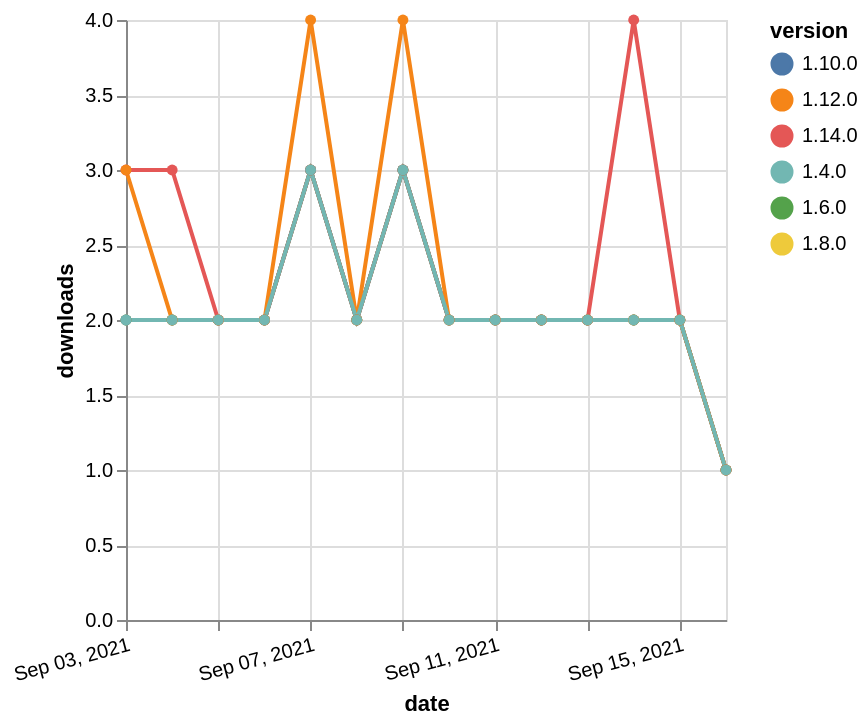

Describe this chart as a Vega-Lite specification.
### Vega-Lite specification from a JSON file in a GitHub repository (floating-point values rounded to 4 significant figures)
{"$schema": "https://vega.github.io/schema/vega-lite/v5.json", "description": "A simple bar chart with embedded data.", "data": {"values": [{"date": "2021-09-03", "total": 1651, "delta": 2, "version": "1.6.0"}, {"date": "2021-09-04", "total": 1653, "delta": 2, "version": "1.6.0"}, {"date": "2021-09-05", "total": 1655, "delta": 2, "version": "1.6.0"}, {"date": "2021-09-06", "total": 1657, "delta": 2, "version": "1.6.0"}, {"date": "2021-09-07", "total": 1660, "delta": 3, "version": "1.6.0"}, {"date": "2021-09-08", "total": 1662, "delta": 2, "version": "1.6.0"}, {"date": "2021-09-09", "total": 1665, "delta": 3, "version": "1.6.0"}, {"date": "2021-09-10", "total": 1667, "delta": 2, "version": "1.6.0"}, {"date": "2021-09-11", "total": 1669, "delta": 2, "version": "1.6.0"}, {"date": "2021-09-12", "total": 1671, "delta": 2, "version": "1.6.0"}, {"date": "2021-09-13", "total": 1673, "delta": 2, "version": "1.6.0"}, {"date": "2021-09-14", "total": 1675, "delta": 2, "version": "1.6.0"}, {"date": "2021-09-15", "total": 1677, "delta": 2, "version": "1.6.0"}, {"date": "2021-09-16", "total": 1678, "delta": 1, "version": "1.6.0"}, {"date": "2021-09-03", "total": 1448, "delta": 2, "version": "1.8.0"}, {"date": "2021-09-04", "total": 1450, "delta": 2, "version": "1.8.0"}, {"date": "2021-09-05", "total": 1452, "delta": 2, "version": "1.8.0"}, {"date": "2021-09-06", "total": 1454, "delta": 2, "version": "1.8.0"}, {"date": "2021-09-07", "total": 1457, "delta": 3, "version": "1.8.0"}, {"date": "2021-09-08", "total": 1459, "delta": 2, "version": "1.8.0"}, {"date": "2021-09-09", "total": 1462, "delta": 3, "version": "1.8.0"}, {"date": "2021-09-10", "total": 1464, "delta": 2, "version": "1.8.0"}, {"date": "2021-09-11", "total": 1466, "delta": 2, "version": "1.8.0"}, {"date": "2021-09-12", "total": 1468, "delta": 2, "version": "1.8.0"}, {"date": "2021-09-13", "total": 1470, "delta": 2, "version": "1.8.0"}, {"date": "2021-09-14", "total": 1472, "delta": 2, "version": "1.8.0"}, {"date": "2021-09-15", "total": 1474, "delta": 2, "version": "1.8.0"}, {"date": "2021-09-16", "total": 1475, "delta": 1, "version": "1.8.0"}, {"date": "2021-09-03", "total": 991, "delta": 2, "version": "1.10.0"}, {"date": "2021-09-04", "total": 993, "delta": 2, "version": "1.10.0"}, {"date": "2021-09-05", "total": 995, "delta": 2, "version": "1.10.0"}, {"date": "2021-09-06", "total": 997, "delta": 2, "version": "1.10.0"}, {"date": "2021-09-07", "total": 1000, "delta": 3, "version": "1.10.0"}, {"date": "2021-09-08", "total": 1002, "delta": 2, "version": "1.10.0"}, {"date": "2021-09-09", "total": 1005, "delta": 3, "version": "1.10.0"}, {"date": "2021-09-10", "total": 1007, "delta": 2, "version": "1.10.0"}, {"date": "2021-09-11", "total": 1009, "delta": 2, "version": "1.10.0"}, {"date": "2021-09-12", "total": 1011, "delta": 2, "version": "1.10.0"}, {"date": "2021-09-13", "total": 1013, "delta": 2, "version": "1.10.0"}, {"date": "2021-09-14", "total": 1015, "delta": 2, "version": "1.10.0"}, {"date": "2021-09-15", "total": 1017, "delta": 2, "version": "1.10.0"}, {"date": "2021-09-16", "total": 1018, "delta": 1, "version": "1.10.0"}, {"date": "2021-09-03", "total": 219, "delta": 3, "version": "1.14.0"}, {"date": "2021-09-04", "total": 222, "delta": 3, "version": "1.14.0"}, {"date": "2021-09-05", "total": 224, "delta": 2, "version": "1.14.0"}, {"date": "2021-09-06", "total": 226, "delta": 2, "version": "1.14.0"}, {"date": "2021-09-07", "total": 229, "delta": 3, "version": "1.14.0"}, {"date": "2021-09-08", "total": 231, "delta": 2, "version": "1.14.0"}, {"date": "2021-09-09", "total": 234, "delta": 3, "version": "1.14.0"}, {"date": "2021-09-10", "total": 236, "delta": 2, "version": "1.14.0"}, {"date": "2021-09-11", "total": 238, "delta": 2, "version": "1.14.0"}, {"date": "2021-09-12", "total": 240, "delta": 2, "version": "1.14.0"}, {"date": "2021-09-13", "total": 242, "delta": 2, "version": "1.14.0"}, {"date": "2021-09-14", "total": 246, "delta": 4, "version": "1.14.0"}, {"date": "2021-09-15", "total": 248, "delta": 2, "version": "1.14.0"}, {"date": "2021-09-16", "total": 249, "delta": 1, "version": "1.14.0"}, {"date": "2021-09-03", "total": 678, "delta": 3, "version": "1.12.0"}, {"date": "2021-09-04", "total": 680, "delta": 2, "version": "1.12.0"}, {"date": "2021-09-05", "total": 682, "delta": 2, "version": "1.12.0"}, {"date": "2021-09-06", "total": 684, "delta": 2, "version": "1.12.0"}, {"date": "2021-09-07", "total": 688, "delta": 4, "version": "1.12.0"}, {"date": "2021-09-08", "total": 690, "delta": 2, "version": "1.12.0"}, {"date": "2021-09-09", "total": 694, "delta": 4, "version": "1.12.0"}, {"date": "2021-09-10", "total": 696, "delta": 2, "version": "1.12.0"}, {"date": "2021-09-11", "total": 698, "delta": 2, "version": "1.12.0"}, {"date": "2021-09-12", "total": 700, "delta": 2, "version": "1.12.0"}, {"date": "2021-09-13", "total": 702, "delta": 2, "version": "1.12.0"}, {"date": "2021-09-14", "total": 704, "delta": 2, "version": "1.12.0"}, {"date": "2021-09-15", "total": 706, "delta": 2, "version": "1.12.0"}, {"date": "2021-09-16", "total": 707, "delta": 1, "version": "1.12.0"}, {"date": "2021-09-03", "total": 2020, "delta": 2, "version": "1.4.0"}, {"date": "2021-09-04", "total": 2022, "delta": 2, "version": "1.4.0"}, {"date": "2021-09-05", "total": 2024, "delta": 2, "version": "1.4.0"}, {"date": "2021-09-06", "total": 2026, "delta": 2, "version": "1.4.0"}, {"date": "2021-09-07", "total": 2029, "delta": 3, "version": "1.4.0"}, {"date": "2021-09-08", "total": 2031, "delta": 2, "version": "1.4.0"}, {"date": "2021-09-09", "total": 2034, "delta": 3, "version": "1.4.0"}, {"date": "2021-09-10", "total": 2036, "delta": 2, "version": "1.4.0"}, {"date": "2021-09-11", "total": 2038, "delta": 2, "version": "1.4.0"}, {"date": "2021-09-12", "total": 2040, "delta": 2, "version": "1.4.0"}, {"date": "2021-09-13", "total": 2042, "delta": 2, "version": "1.4.0"}, {"date": "2021-09-14", "total": 2044, "delta": 2, "version": "1.4.0"}, {"date": "2021-09-15", "total": 2046, "delta": 2, "version": "1.4.0"}, {"date": "2021-09-16", "total": 2047, "delta": 1, "version": "1.4.0"}]}, "width": "container", "mark": {"type": "line", "point": {"filled": true}}, "encoding": {"x": {"field": "date", "type": "temporal", "timeUnit": "yearmonthdate", "title": "date", "axis": {"labelAngle": -15}}, "y": {"field": "delta", "type": "quantitative", "title": "downloads"}, "color": {"field": "version", "type": "nominal"}, "tooltip": {"field": "delta"}}}
